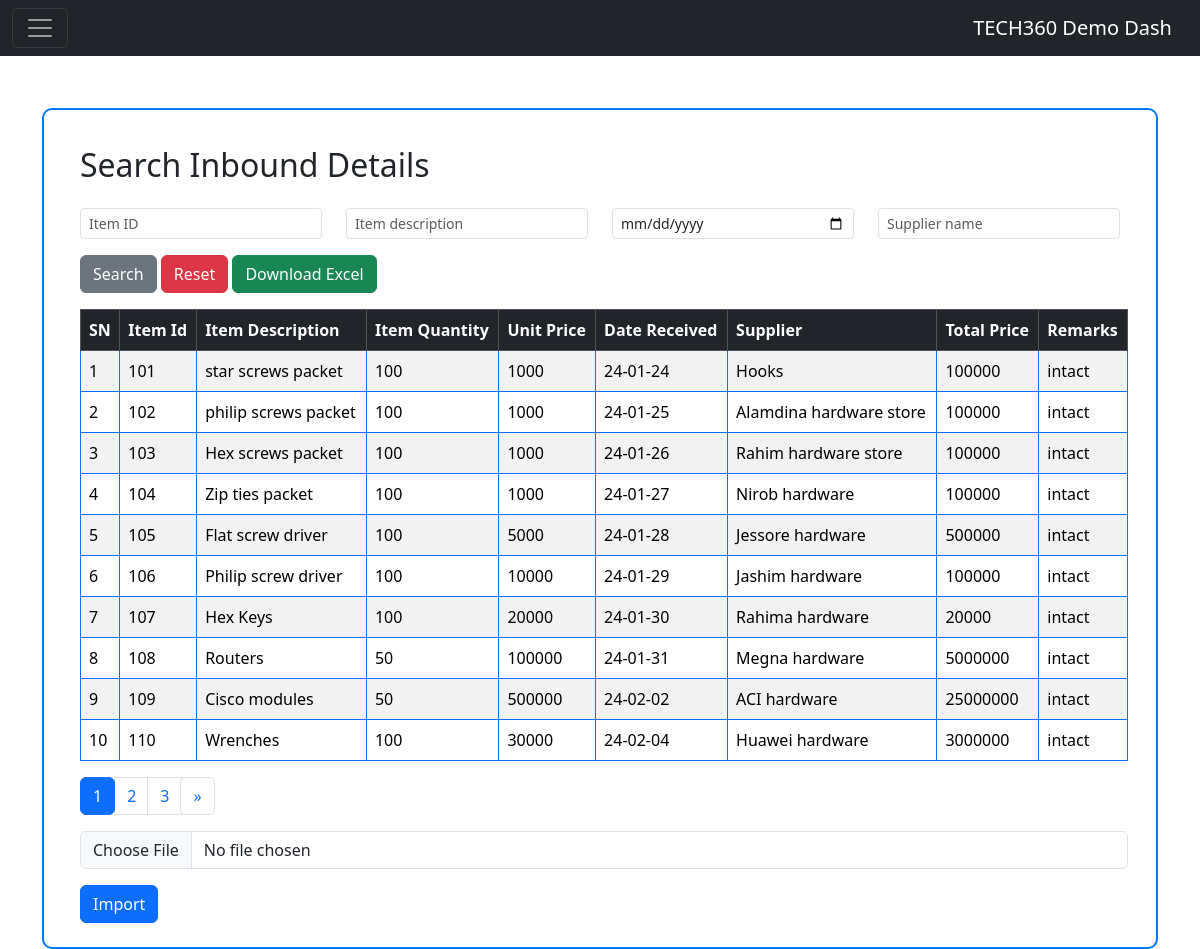
Before: /inbound.php with the older database file.
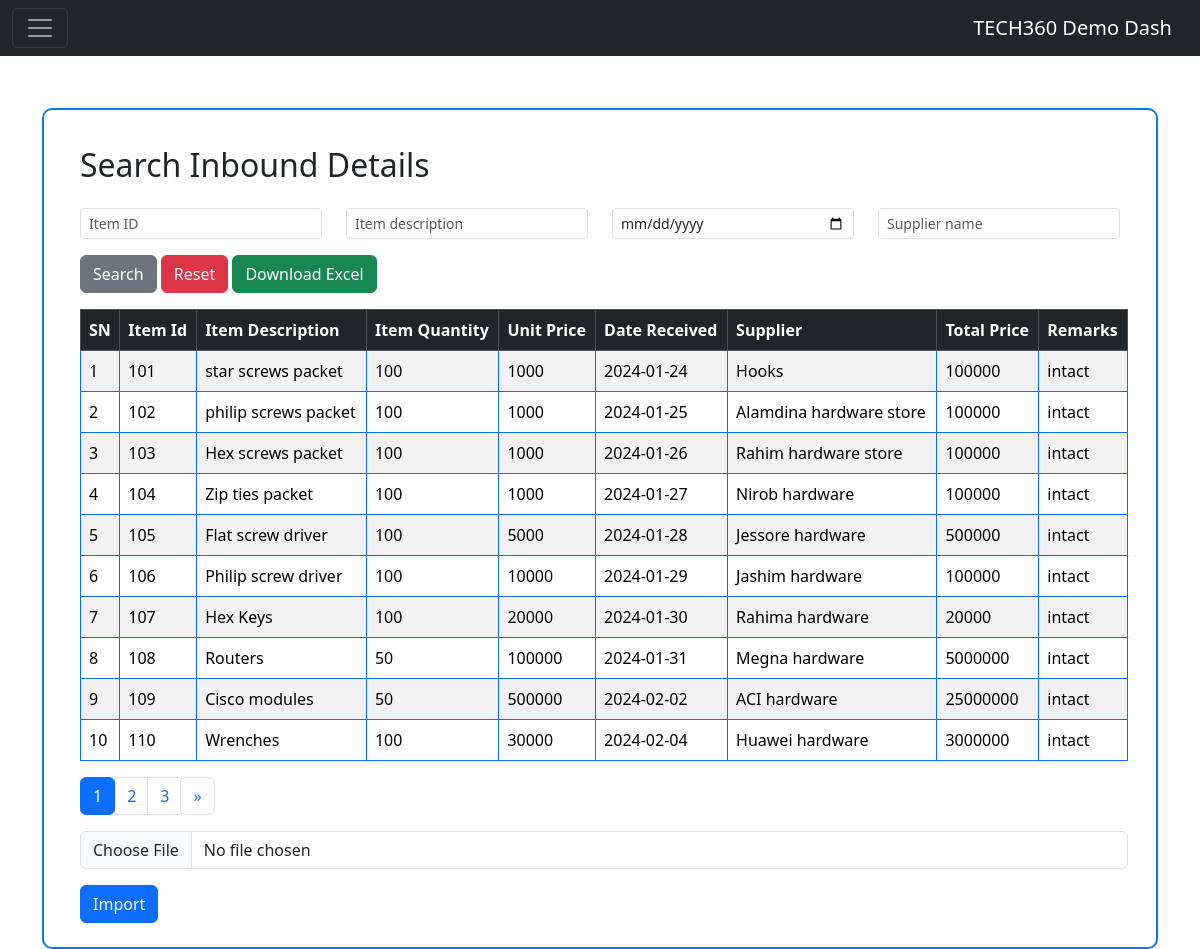
After: the same page with the newer database file.
### tables this page shows
CREATE TABLE `inbound` (
  `SN` int(3) NOT NULL,
  `item_id` varchar(6) NOT NULL,
  `item_description` varchar(50) NOT NULL,
  `item_quantity` varchar(100) NOT NULL,
  `unit_price` varchar(500) NOT NULL,
  `date_received` date NOT NULL,
  `supplier` varchar(50) NOT NULL,
  `total_price` varchar(100) NOT NULL,
  `remarks` varchar(500) NOT NULL
);

### inbound.php (the view, shortened to what the changed rows need)
<?php
$con = mysqli_connect('localhost', 'root', '', 'experiment');
?>
<!DOCTYPE html>
<html lang="en">
<head>
    <link rel="stylesheet" href="https://cdn.jsdelivr.net/npm/bootstrap@5.3.2/dist/css/bootstrap.rtl.min.css">
</head>
<body>
    <?php include 'index.php'; ?>
    <div class="container">
        <div class="row justify-content-center">
            <div class="col-md-12">
                <div class="container-box">
                    <form class="my-3 mx-3" method="post">
                        <h2 class="mb-4">Search Inbound Details</h2>
                    </form>
                    <div class="container my-1 mx-1 table-container">
                        <table class="table table-bordered border-primary table-striped">
                            <thead class="table-dark">
                                <tr>
                                    <th>SN</th>
                                    <th>Item Id</th>
                                    <th>Item Description</th>
                                    <th>Item Quantity</th>
                                    <th>Unit Price</th>
                                    <th>Date Received</th>
                                    <th>Supplier</th>
                                    <th>Total Price</th>
                                    <th>Remarks</th>
                                </tr>
                            </thead>
                            <tbody>
                                <?php
                                $columns_per_page = 10;
                                $records_per_page = $columns_per_page;
                                $current_page = isset($_GET['page']) ? $_GET['page'] : 1;
                                $start_from = ($current_page - 1) * $records_per_page;
                                if (!isset($_POST['submit'])) {
                                    $sql = "SELECT * FROM `inbound` WHERE SN <= 50 LIMIT $start_from, $records_per_page";
                                    $result = mysqli_query($con, $sql);
                                    while ($row = mysqli_fetch_assoc($result)) {
                                        echo "<tr>";
                                        echo '<td>' . $row['SN'] . '</td>
                                                <td>' . $row['item_id'] . '</td>
                                                <td>' . $row['item_description'] . '</td>
                                                <td>' . $row['item_quantity'] . '</td>
                                                <td>' . $row['unit_price'] . '</td>
                                                <td>' . $row['date_received'] . '</td>
                                                <td>' . $row['supplier'] . '</td>
                                                <td>' . $row['total_price'] . '</td>
                                                <td>' . $row['remarks'] . '</td>';
                                        echo "</tr>";
                                    }
                                }
                                echo "</table>";
                                ?>
                </div>
            </div>
        </div>
    </div>
    </div>
</body>
</html>

Changed rows visible on the page:
changed inbound "star screws packet": date_received "24-01-24" → "2024-01-24"
changed inbound "philip screws packet": date_received "24-01-25" → "2024-01-25"
changed inbound "Hex screws packet": date_received "24-01-26" → "2024-01-26"
changed inbound "Zip ties packet": date_received "24-01-27" → "2024-01-27"
changed inbound "Flat screw driver": date_received "24-01-28" → "2024-01-28"
changed inbound "Philip screw driver": date_received "24-01-29" → "2024-01-29"
changed inbound "Hex Keys": date_received "24-01-30" → "2024-01-30"
changed inbound "Routers": date_received "24-01-31" → "2024-01-31"
changed inbound "Cisco modules": date_received "24-02-02" → "2024-02-02"
changed inbound "Wrenches": date_received "24-02-04" → "2024-02-04"
